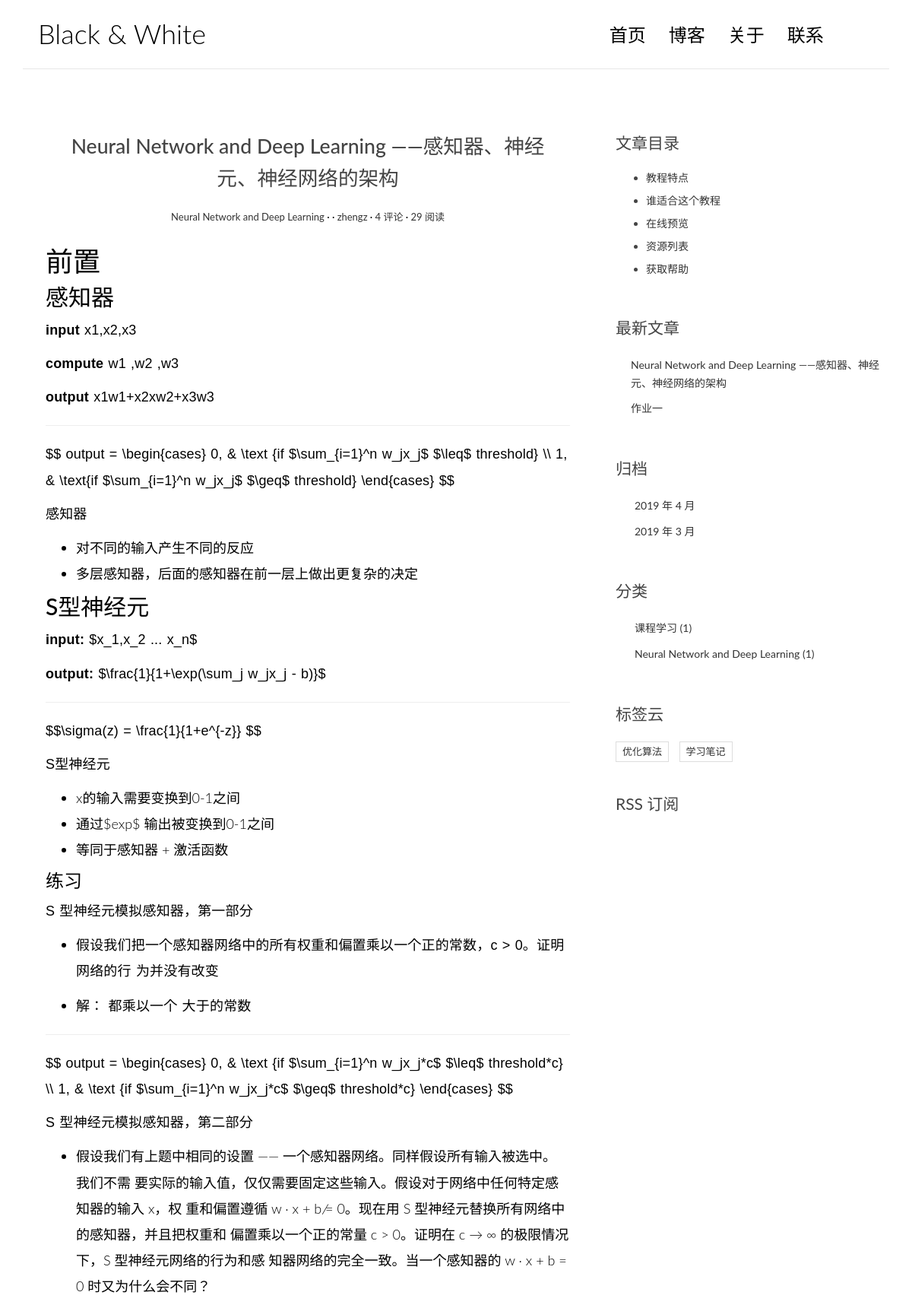
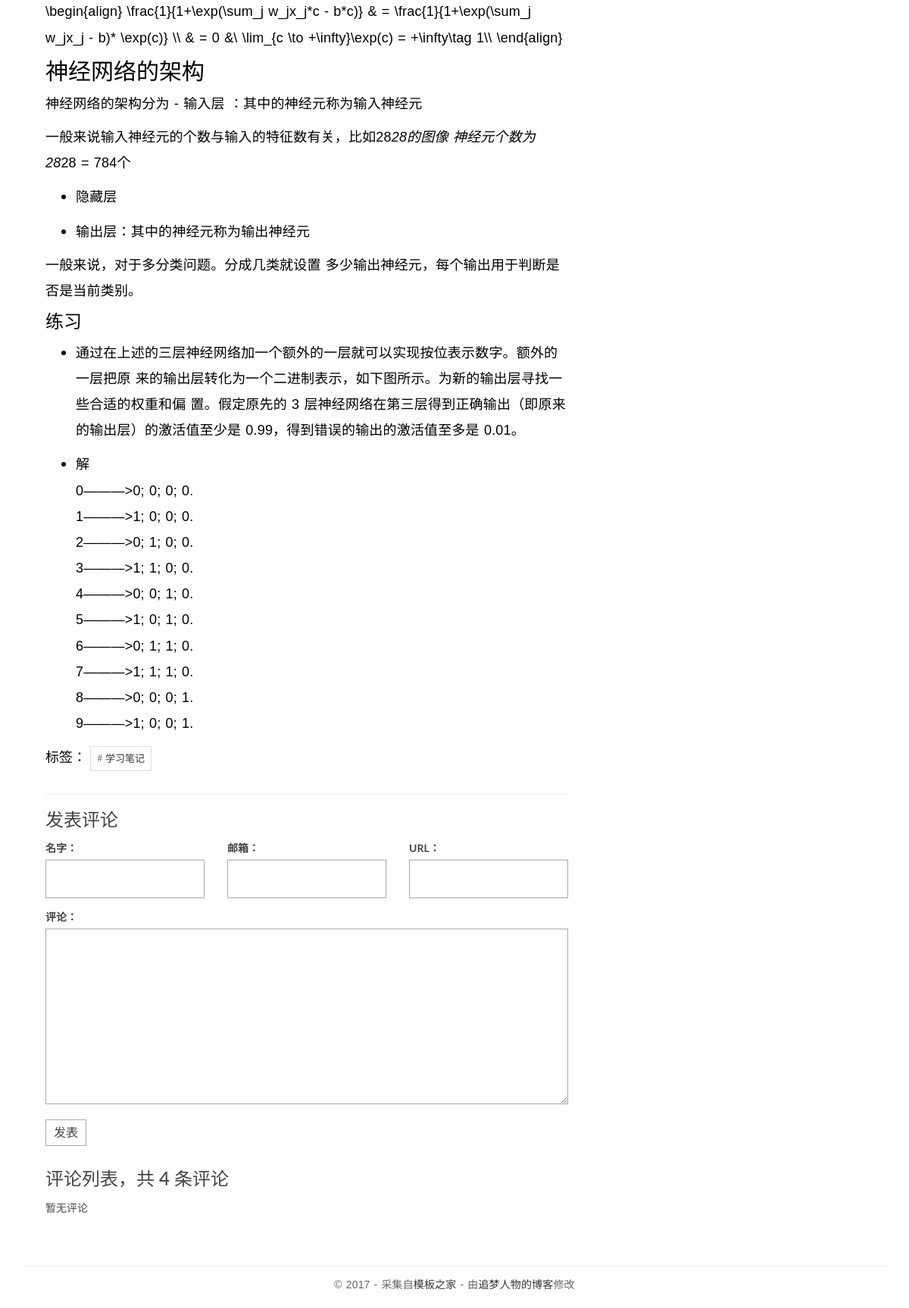
Page /6/detail/ on the committed database (2 pictures, top to bottom).
### blog/models.py (models this page shows, shortened)
class Post(models.Model):
	title = models.CharField(max_length=70)
	body = models.TextField()
	create_time = models.DateTimeField()
	modified_time = models.DateTimeField()
	excerpt = models.CharField(max_length=200,blank=True)
	category = models.ForeignKey(Category,on_delete=models.CASCADE)
	tags = models.ManyToManyField(Tag,blank=True)
	author = models.ForeignKey(User,on_delete=models.CASCADE)
	views = models.PositiveIntegerField(default = 0) # 初始值为0
	body = models.TextField()
	excerpt = models.CharField(max_length=200,blank=True)
	def increase_views(self):
		self.views += 1
		self.save(update_fields=['views'])
	def get_absolute_url(self):
		return reverse("blog:detail", kwargs={"pk": self.pk})
	def save(self,*args,**kwargs):
		if not self.excerpt:
			md = markdown.Markdown(extensions=[
				 'markdown.extensions.extra',
				 'markdown.extensions.codehilite',
			])
			self.excerpt = strip_tags(md.convert(self.body))[:54]
		super(Post,self).save(*args,**kwargs)
	class Meta:
		ordering = ['create_time']

class Category(models.Model):
	name = models.CharField(max_length=100)

class Tag(models.Model):
	name = models.CharField(max_length=100)

### blog/views.py (the view)
# urls.py: path(r'<int:pk>/detail/',views.PostDetailView.as_view(),name='detail'),
class PostDetailView(DetailView):
	model = Post
	template_name = 'blog/detail.html'
	context_object_name = 'post'
	def get(self,request,*args,**kwargs):
		response = super(PostDetailView,self).get(request,*args,**kwargs)
		self.object.increase_views()
		return response
	def get_object(self,queryset=None):
		post = super(PostDetailView,self).get_object(queryset=None)
		post.body = markdown.markdown(post.body,
                                      extensions=[
                                          'markdown.extensions.extra',
                                          'markdown.extensions.codehilite',
                                          'markdown.extensions.toc',
                                      ])
		return post
	def get_context_data(self,**kwargs):
		context = super(PostDetailView,self).get_context_data(**kwargs)
		form = CommentForm()
		comment_list = self.object.comment_set.all()
		context.update({
			'form':form,
			'comment_list':comment_list
		})
		return context

### comments/forms.py
class CommentForm(forms.ModelForm):
    class Meta:
        model = Comment
        fields = ['name','email','url','text']

### blog/templatetags/blog_tags.py (called while the page is built)
@register.simple_tag
def get_recent_posts(num=5):
    return Post.objects.all().order_by('-create_time')[:num]

@register.simple_tag
def archives():
    return Post.objects.dates('create_time','month',order='DESC')

@register.simple_tag
def get_categories():
    return Category.objects.annotate(num_posts=Count('post')).filter(num_posts__gt=0)

@register.simple_tag
def get_tags():
    return Tag.objects.annotate(num_posts=Count('post')).filter(num_posts__gt=0)

### blog/templates/blog/detail.html (shortened to what this page needs)
{% extends 'base.html' %}
{% block main %}
    <article class="post post-{{ post.pk }}">
    <header class="entry-header">
        <h1 class="entry-title">{{ post.title }}</h1>
        <div class="entry-meta">
        <span class="post-category"><a href="#">{{ post.category.name }}</a></span>
        <span class="post-date"></span>
        <span class="post-author"><a href="#">{{ post.author }}</a></span>
        <span class="comments-link"><a href="#">4 评论</a></span>
        <span class="views-count"><a href="#">{{ post.views }} 阅读</a></span>
        </div>
    </header>
    <div class="entry-content clearfix">
        {{ post.body|safe }}
            <div class="widget-tag-cloud">
                <ul>
                    标签：
                    {% for tag in post.tags.all %}
                        <li><a href="{% url 'blog:tag' tag.pk %}"># {{ tag.name }}</a></li>
                    {% endfor %}
                </ul>
            </div>
    </div>
    </article>
    <section class="comment-area">
        <hr>
        <h3>发表评论</h3>
        <form action="{% url 'comments:post_comment' post.pk %}" method="post" class="comment-form">
            <div class="row">
                <div class="col-md-4">
                    <label for="{{ form.name.id_for_label }}">名字：</label>
                    {{ form.name }}
                </div>
                <div class="col-md-4">
                    <label for="{{ form.email.id_for_label }}">邮箱：</label>
                    {{ form.email }}
                </div>
                <div class="col-md-4">
                    <label for="{{ form.url.id_for_label }}">URL：</label>
                    {{ form.url }}
                </div>
                <div class="col-md-12">
                    <label for="{{ form.text.id_for_label }}">评论：</label>
                    {{ form.text }}
                    <button type="submit" class="comment-btn">发表</button>
                </div>
            </div>
        </form>
        <div class="comment-list-panel">
            <h3>评论列表，共 <span>4</span> 条评论</h3>
            <ul class="comment-list list-unstyled">
                {% for comment in comment_list %}
                    <li class="comment-item">
                        <span class="nickname">{{ comment.name }}</span>
                        <time class="submit-date"
                              datetime="{{ comment.created_time }}">{{ comment.created_time }}</time>
                        <div class="text">
                            {{ comment.text }}
                        </div>
                    </li>
                {% empty %}
                    暂无评论
                {% endfor %}
            </ul>
        </div>
    </section>
{% endblock main %}
{% block toc %}
    <div class="widget widget-content">
        <h3 class="widget-title">文章目录</h3>
        <ul>
            <li>
                <a href="#">教程特点</a>
            </li>
            <li>
                <a href="#">谁适合这个教程</a>
            </li>
            <li>
                <a href="#">在线预览</a>
            </li>
            <li>
                <a href="#">资源列表</a>
            </li>
            <li>
                <a href="#">获取帮助</a>
            </li>
        </ul>
    </div>
{% endblock toc %}

### blog/templates/base.html (shortened to what this page needs)
{% load staticfiles %}
{% load blog_tags %}
<!DOCTYPE html>
<html>
<head>
    <link href="https://cdn.bootcss.com/bootstrap/3.3.7/css/bootstrap.min.css" rel="stylesheet">
    <link rel="stylesheet" href="http://code.ionicframework.com/ionicons/2.0.1/css/ionicons.min.css">
    <link rel="stylesheet" href="{% static 'blog/css/pace.css' %}">
    <link rel="stylesheet" href="{% static 'blog/css/custom.css' %}">
    <link rel="stylesheet" href="{% static 'blog/css/highlights/github.css' %}">
</head>
<body>
<div class="container">
    <header id="site-header">
        <div class="row">
            <div class="col-md-4 col-sm-5 col-xs-8">
                <div class="logo">
                    <h1><a href="{% url 'blog:index' %}"<b>Black</b> &amp; White</a></h1>
                </div>
            </div>
            <div class="col-md-8 col-sm-7 col-xs-4">
                <nav class="main-nav" role="navigation">
                    <div class="collapse navbar-collapse" id="bs-example-navbar-collapse-1">
                        <ul class="nav navbar-nav navbar-right">
                            <li class="cl-effect-11"><a href="{% url 'blog:index' %}" data-hover="首页">首页</a></li>
                            <li class="cl-effect-11"><a href="full-width.html" data-hover="博客">博客</a></li>
                            <li class="cl-effect-11"><a href="about.html" data-hover="关于">关于</a></li>
                            <li class="cl-effect-11"><a href="contact.html" data-hover="联系">联系</a></li>
                        </ul>
                    </div>
                </nav>
            </div>
        </div>
    </header>
</div>
<div class="content-body">
    <div class="container">
        <div class="row">
            <main class="col-md-8">
                {% block main %}
                {% endblock main %}
            </main>
            <aside class="col-md-4">
                {% block toc %}
                {% endblock toc %}
                <div class="widget widget-recent-posts">
                    <h3 class="widget-title">最新文章</h3>
                    {% get_recent_posts as recent_post_list %}
                    <ul>
                        {% for post in recent_post_list %}
                        <li>
                            <a href="{{ post.get_absolute_url }}">{{ post.title }}</a>
                        </li>
                            {% empty %}
                            暂无文章！
                            {% endfor %}
                    </ul>
                </div>
                <div class="widget widget-archives">
                    <h3 class="widget-title">归档</h3>
                    {% archives as date_list %}
                    <ul>
                        {% for date in date_list %}
                        <li>
                        <a href="{% url 'blog:archives' date.year date.month %}">
                        {{ date.year }} 年 {{ date.month }} 月</a>
                        </li>
                            {% empty %}
                            暂无归档！
                            {% endfor %}
                    </ul>
                </div>
                <div class="widget widget-category">
                    <h3 class="widget-title">分类</h3>
                    {% get_categories as category_list %}
                    <ul>
                        {% for category in category_list %}
                        <li>
                        <a href="{% url 'blog:category' category.pk %}">{{ category.name }} <span class="post-count">({{ category.num_posts }})</span></a>
                        </li>
                        {% empty %}
                        暂无分类！
                        {% endfor %}
                    </ul>
                </div>
                <div class="widget widget-tag-cloud">
                <h3 class="widget-title">标签云</h3>
                {% get_tags as tag_list %}
                <ul>
                    {% for tag in tag_list %}
                    <li>
                    <a href="{% url 'blog:tag' tag.pk %}">{{ tag.name }}</a>
                    </li>
                    {% empty %}
                    暂无标签！
                    {% endfor %}
                </ul>
                </div>
                <div class="rss">
                    <a href=""> RSS 订阅</a>
                </div>
            </aside>
        </div>
    </div>
</div>
<footer id="site-footer">
    <div class="container">
        <div class="row">
            <div class="col-md-12">
                <p class="copyright">&copy 2017 - 采集自<a href="http://www.cssmoban.com/"
                                                        target="_blank" title="模板之家">模板之家</a>
                    - 由<a href="http://zmrenwu.com/" title="网页模板" target="_blank">追梦人物的博客</a>修改
                </p>
            </div>
        </div>
    </div>
</footer>
</body>
</html>

### blog/static/blog/css/custom.css (style rules this page uses)
* { outline: none; }
h1, h2, h3, h4, h5, h6 { margin-top: 0; }
a { color: #333; }
body { color: #444; font-family: 'Lato', sans-serif; }
p { font-family: 'Ubuntu', sans-serif; font-weight: 400; word-spacing: 1px; letter-spacing: 0.01em; }
#site-header { background-color: #FFF; padding: 25px 20px; margin-bottom: 40px; border-bottom: 1px solid #e7e7e7; }
.logo h1 a { color: #000; }
.logo h1 { margin: 0; font-family: 'Lato', sans-serif; font-weight: 300; }
.main-nav { margin-top: 11px; max-width: 95%; }
.main-nav a { color: #000000 !important; padding: 0 0 5px 0 !important; margin-right: 30px; font-family: 'Lato', sans-serif; font-weight: 300; font-size: 24px; }
.cl-effect-11 a { padding: 10px 0; color: #0972b4; text-shadow: none; }
.cl-effect-11 a::before { position: absolute; top: 0; left: 0; overflow: hidden; padding: 0 0 5px 0 !important; max-width: 0; border-bottom: 1px solid #000; color: #000; content: attr(data-hover); white-space: nowrap; -webkit-transition: max-width 0.5s; -moz-transition: max-width 0.5s; transition: max-width 0.5s; }
.content-body { padding-bottom: 4em; }
.post { background: #fff; padding: 30px 30px 0; }
.entry-title { text-align: center; font-size: 1.9em; margin-bottom: 20px; line-height: 1.6; padding: 10px 20px 0; }
.entry-meta { text-align: center; color: #DDDDDD; font-size: 13px; margin-bottom: 30px; }
.entry-content { font-size: 18px; line-height: 1.9; font-weight: 300; color: #000; }
.post-category::after, .post-date::after, .post-author::after, .comments-link::after { content: ' ·'; color: #000; }
.widget { background: #fff; padding: 30px 0 0; }
.widget-title { font-size: 1.5em; margin-bottom: 20px; line-height: 1.6; padding: 10px 0 0; font-weight: 400; }
.widget-recent-posts ul { padding: 0; margin: 0; padding-left: 20px; }
.widget-recent-posts ul li { list-style-type: none; position: relative; line-height: 170%; margin-bottom: 10px; }
.widget-recent-posts ul li::before { content: '\f3d3'; font-family: "Ionicons"; position: absolute; left: -17px; top: 3px; font-size: 16px; color: #000; }
.widget-archives ul { padding: 0; margin: 0; padding-left: 25px; }
.widget-archives ul li { list-style-type: none; position: relative; line-height: 170%; margin-bottom: 10px; }
.widget-archives ul li::before { content: '\f3f3'; font-family: "Ionicons"; position: absolute; left: -25px; top: 1px; font-size: 16px; color: #000; }
.widget-category ul { padding: 0; margin: 0; padding-left: 25px; }
.widget-category ul li { list-style-type: none; position: relative; line-height: 170%; margin-bottom: 10px; }
.widget-category ul li::before { content: '\f3fe'; font-family: "Ionicons"; position: absolute; left: -25px; top: 1px; font-size: 18px; color: #000; }
.widget-tag-cloud ul { padding: 0; margin: 0; margin-right: -10px; }
.widget-tag-cloud ul li { list-style-type: none; font-size: 13px; display: inline-block; margin-right: 10px; margin-bottom: 10px; padding: 3px 8px; border: 1px solid #ddd; }
.widget-content ul li { margin-bottom: 10px; }
.rss { font-size: 21px; margin-top: 30px; }
.rss a { color: #444; }
#site-footer { padding-top: 10px; padding: 0 0 1.5em 0; }
.copyright { text-align: center; padding-top: 1em; margin: 0; border-top: 1px solid #eee; color: #666; }
.contact-form input, .comment-form input { border: 1px solid #aaa; margin-bottom: 15px; width: 100%; padding: 15px 15px; font-size: 16px; line-height: 100%; transition: 0.4s border-color linear; }
.contact-form textarea, .comment-form textarea { border: 1px solid #aaa; margin-bottom: 15px; width: 100%; padding: 15px 15px; font-size: 16px; line-height: 20px !important; min-height: 183px; transition: 0.4s border-color linear; }
.comment-area { padding: 0 30px 0; }
.comment-form { margin-top: 15px; }
.comment-form .comment-btn { background-color: #fff; border: 1px solid #aaa; font-size: 16px; padding: 5px 10px; }
.comment-list-panel { margin-top: 30px; }
.comment-list { margin-top: 15px; }

### rows in the picture
Post: title "Neural Network and Deep Learning ——感知器、神经元、神经网络的架构", category.name "Neural Network and Deep Learning", author "zhengz", views "29", body "前置 感知器 input x1,x2,x3 compute w1 ,w2 ,w3 output x1w1+x2xw2+x3w3 $$ output = \\begin{cases} 0, & \\text {if $\\sum_{i=1}^n w_jx_j$ $\\leq$ threshold} \\\\ 1, & \\text{if $\\sum_{i=1}^n w_jx_j$ $\\geq$ threshold} \\end{cases} $$ 感知器 对不同的输入产生不同的反应 多层感知器，后面的感知器在前一层上做出更复杂的决定 S型神经元 input: $x_1,x_2 ... x_n$ output: $\\frac{1}{1+\\exp(\\sum_j w_jx_j - b)}$ $$\\sigma(z) = \\frac{1}{1+e^{-z}} $$ S型神经元 x的输入需要变换到0-1之间 通过$exp$ 输出被变换到0-1之间 等同于感知器 + 激活函数 练习 S 型神经元模拟感知器，第⼀部分 假设我们把⼀个感知器⽹络中的所有权重和偏置乘以⼀个正的常数，c > 0。证明⽹络的⾏ 为并没有改变 解： 都乘以一个 大于的常数 $$ output = \\begin{cases} 0, & \\text {if $\\sum_{i=1}^n w_jx_j*c$ $\\leq$ threshold*c} \\\\ 1, & \\text {if $\\sum_{i=1}^n w_jx_j*c$ $\\geq$ threshold*c} \\end{cases} $$ S 型神经元模拟感知器，第⼆部分…"
Tag: name "学习笔记"
Post: title "作业一"
Category: name "课程学习", num_posts "1"
Category: name "Neural Network and Deep Learning", num_posts "1"
Tag: name "优化算法"

### other values in the picture
{{ date.year }} "2019" "2019"
{{ date.month }} "4" "3"
